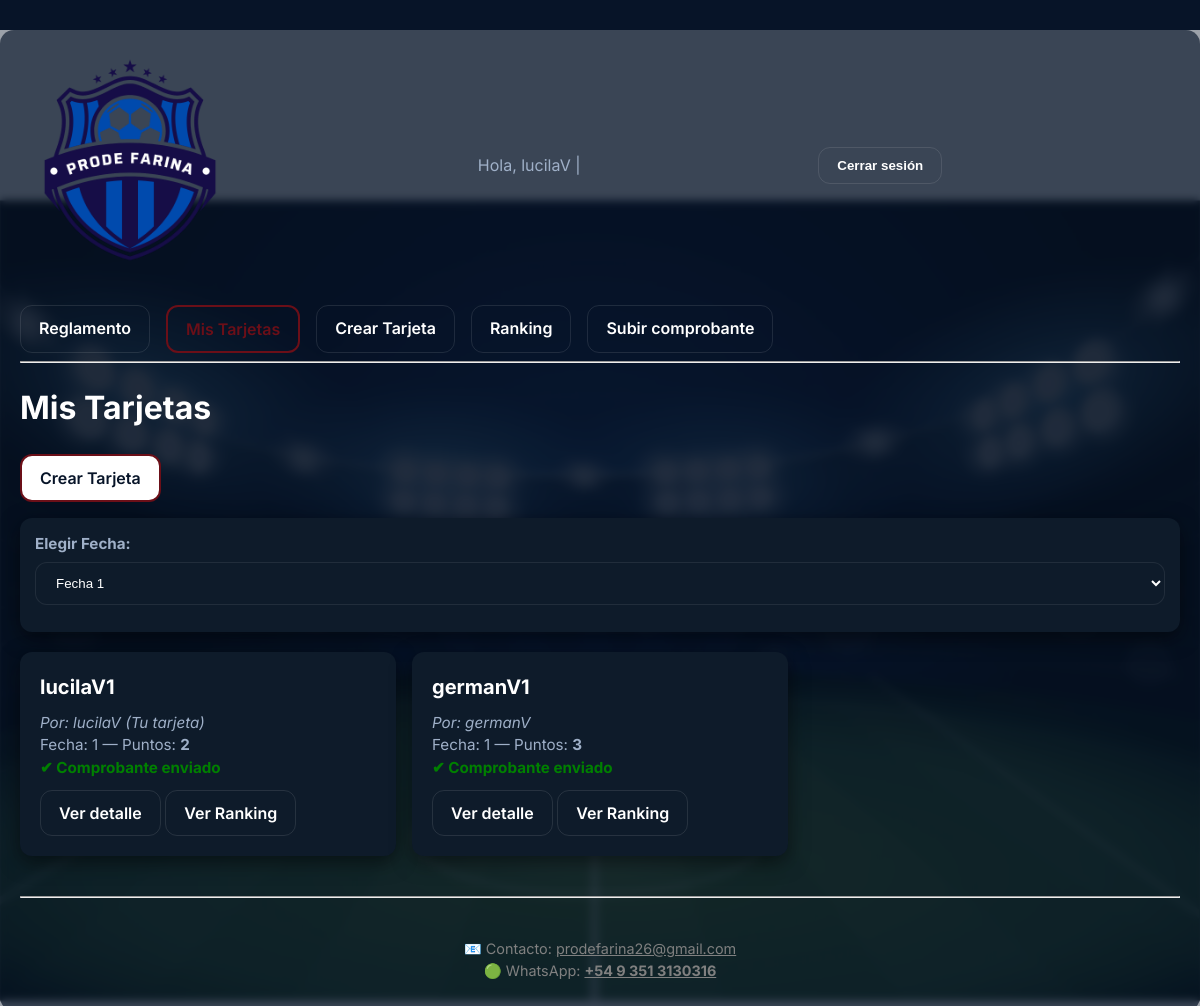
The app's page /mis_tarjetas/ (signed in), older data.
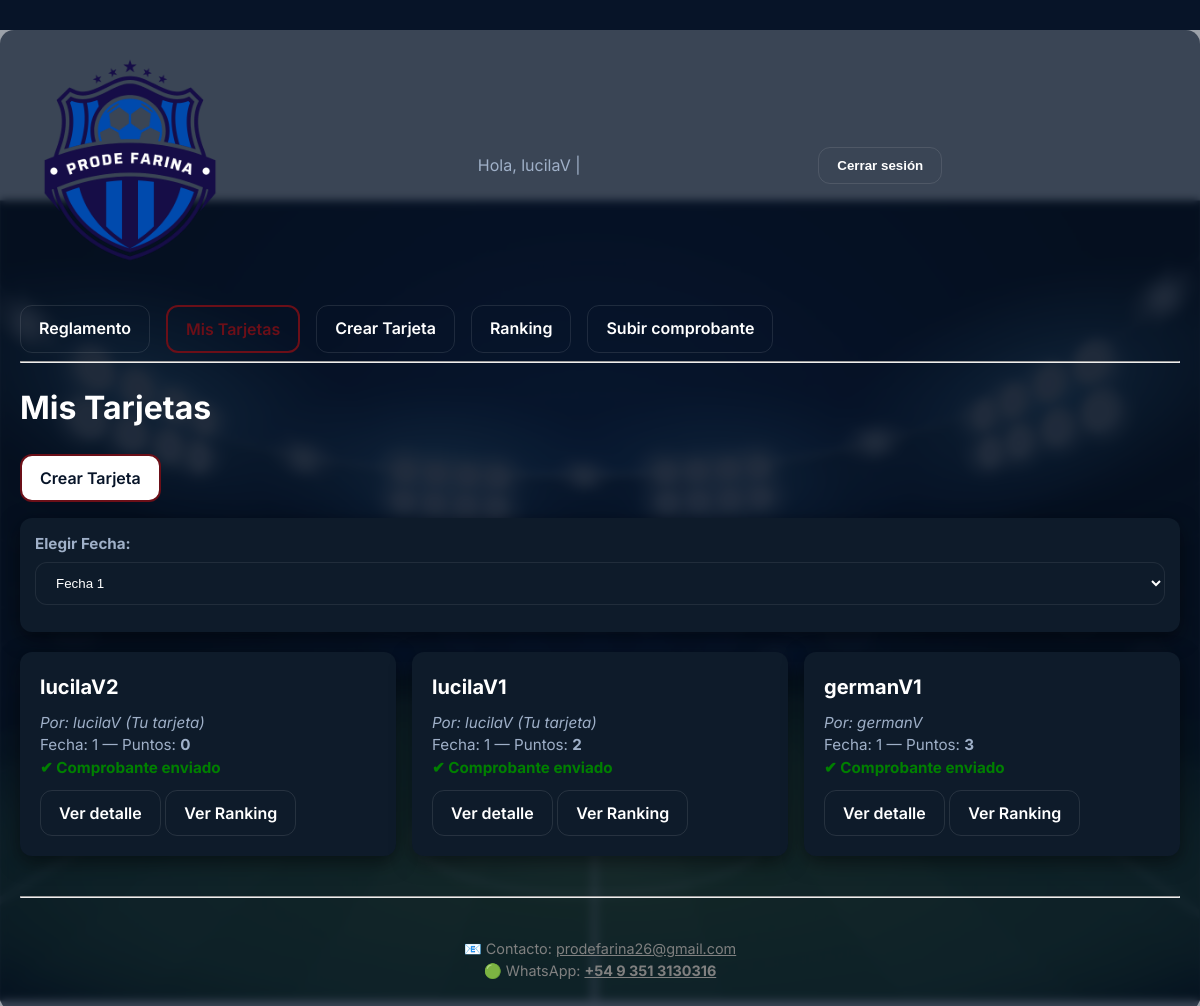
The same page, newer data.
### prode_app/models.py (models this page shows, shortened)
class Tarjeta(models.Model):
    usuario = models.ForeignKey(Usuario, on_delete=models.CASCADE)
    fecha = models.ForeignKey(Fecha, on_delete=models.CASCADE)
    numero_tarjeta = models.PositiveIntegerField(default=1)
    puntos = models.IntegerField(default=0)
    @property
    def nombre_tarjeta(self):
        return f"{self.usuario.username}{self.numero_tarjeta}"

class Usuario(AbstractUser):
    telefono = models.CharField(max_length=20, blank=True, null=True)
    cvu_alias = models.CharField(max_length=50, blank=True, null=True)

class Fecha(models.Model):
    numero = models.PositiveIntegerField()
    descripcion = models.CharField(max_length=100, blank=True, null=True)
    inicio_fecha = models.DateTimeField(
        blank=True,
        null=True,
        help_text="Hora del primer partido."
    )
    cierre_prode = models.DateTimeField(
        blank=True,
        null=True,
        help_text="Límite para crear y pagar tarjetas."
    )
    pozo_enviado = models.BooleanField(default=False)
    pozo_total = models.IntegerField(blank=True, null=True)

### prode_app/views.py (the view)
# urls.py: path("mis_tarjetas/", login_required(views.mis_tarjetas), name="mis_tarjetas"),
@login_required
def mis_tarjetas(request):
    todas_fechas = Fecha.objects.order_by("numero")
    fecha_id = request.GET.get('fecha_id')
    if fecha_id:
        fecha = get_object_or_404(Fecha, id=fecha_id)
    else:
        fecha = todas_fechas.first()
    if not fecha:
        return render(request, "prode_app/mis_tarjetas.html", {
            "mensaje": "No hay fechas cargadas."
        })
    todas_tarjetas_raw = Tarjeta.objects.filter(fecha=fecha).select_related('usuario', 'fecha').order_by('-numero_tarjeta')
    tarjetas_con_estado = []
    ahora = timezone.now()
    for t in todas_tarjetas_raw:
        cierre = calcular_cierre(t.fecha)
        if cierre and hasattr(t, "created_at"):
            try:
                if t.created_at and t.created_at > cierre:
                    continue
            except Exception:
                pass
        pagada = Comprobante.objects.filter(tarjeta=t, procesado=True).exists()
        tarjetas_con_estado.append({
            "tarjeta": t,
            "pagada": pagada
        })
    tarjetas_mias = [x for x in tarjetas_con_estado if x["tarjeta"].usuario == request.user]
    tarjetas_otros = [x for x in tarjetas_con_estado if x["tarjeta"].usuario != request.user]
    tarjetas_final = tarjetas_mias + tarjetas_otros
    return render(request, "prode_app/mis_tarjetas.html", {
        "tarjetas": tarjetas_final,
        "todas_fechas": todas_fechas,
        "fecha": fecha
    })

### prode_app/context_processors.py (called while the page is built)
def fecha_activa(request):
    fecha = Fecha.objects.order_by('-id').first()
    return {
        'fecha': fecha
    }

### prode_app/views.py (called while the page is built)
def calcular_cierre(fecha_obj: Fecha):
    if fecha_obj is None:
        return None
    if fecha_obj.cierre_prode:
        return fecha_obj.cierre_prode
    if fecha_obj.inicio_fecha:
        return fecha_obj.inicio_fecha - timedelta(hours=1)
    return None

### prode_app/templates/prode_app/mis_tarjetas.html (shortened to what this page needs)
{% extends "prode_app/base.html" %}
{% block content %}
<h1>Mis Tarjetas</h1>
<p>
    <a href="{% url 'crear_tarjeta' %}" class="button">Crear Tarjeta</a>
</p>
<div class="card" style="padding:15px; margin-bottom:20px;">
    <form method="GET" id="fechaForm">
        <label for="fecha_id"><strong>Elegir Fecha:</strong></label>
        <select name="fecha_id" onchange="document.getElementById('fechaForm').submit();">
            {% for f in todas_fechas %}
                <option value="{{ f.id }}" {% if f.id == fecha.id %}selected{% endif %}>
                    Fecha {{ f.numero }}
                </option>
            {% endfor %}
        </select>
    </form>
</div>
{% if tarjetas %}
<div class="card-list">
    {% for t in tarjetas %}
    <div class="card-item">
        <h3>{{ t.tarjeta.nombre_tarjeta }}</h3>
        <p>
            <em>Por: {{ t.tarjeta.usuario.username }}{% if t.tarjeta.usuario == user %} (Tu tarjeta){% endif %}</em><br>
            Fecha: {{ t.tarjeta.fecha.numero }} — Puntos: <strong>{{ t.tarjeta.puntos }}</strong>
        </p>
        {% if t.pagada %}
            <p style="color: green; font-weight: bold;">✔ Comprobante enviado</p>
        {% else %}
            {% if t.tarjeta.usuario == user %}
            <a href="{% url 'subir_comprobante' %}?tarjeta={{ t.tarjeta.id }}" class="button primary">
                Subir comprobante
            </a>
            {% endif %}
        {% endif %}
        <div style="margin-top:10px;">
            <a href="{% url 'detalle_tarjeta' t.tarjeta.id %}" class="button secondary">Ver detalle</a>
            <a href="{% url 'ranking_fecha' t.tarjeta.fecha.id %}" class="button secondary">Ver Ranking</a>
        </div>
    </div>
    {% endfor %}
</div>
{% else %}
<p>No hay tarjetas para esta fecha todavía.</p>
{% endif %}
{% endblock %}

Row changes from the older to the newer data that the page shows:
added Tarjeta: tarjeta.nombre_tarjeta "lucilaV2", tarjeta.usuario.username "lucilaV", shows "(Tu tarjeta)", tarjeta.fecha.numero "1", tarjeta.puntos "0"
